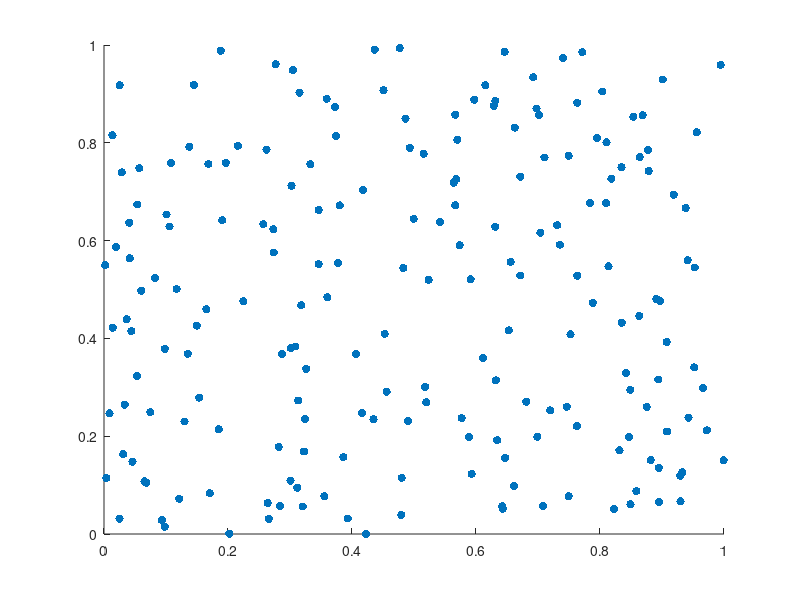

This figure's MATLAB source: (Note: this script raises an error after producing the figure.)
function graphics_helloworld(name,flag)
% graphics_helloworld(name,flag)
%
% testcase for graphics-producing pipeline module
%
% flag=0   --> spots drawn with default color
% flag=1   --> spots drawn multicolored
%
% Mike Lawrence 2009-08-03

if ~exist('name','var'), name = 'world'; end
if ~exist('flag','var'), flag = 0; end
a = rand(200,3);
figure(1);

if flag
  scatter(a(:,1),a(:,2),[],a,'o','filled');
else
  scatter(a(:,1),a(:,2),[],'o','filled');
end

text(0.5,0.5,['Hello ' name '!'],'horizontalalign','center');
print('-dpng','-r600',[name '.png']);
print('-dpdf','-r600',[name '.pdf']);
close(1);
fprintf('Finished successfully.\n');
